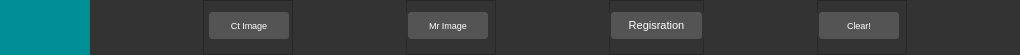
     <widget class="QFrame" name="frame_top">
      <property name="maximumSize">
       <size>
        <width>16777215</width>
        <height>55</height>
       </size>
      </property>
      <property name="frameShape">
       <enum>QFrame::NoFrame</enum>
      </property>
      <property name="frameShadow">
       <enum>QFrame::Plain</enum>
      </property>
      <layout class="QHBoxLayout" name="horizontalLayout">
       <property name="spacing">
        <number>0</number>
       </property>
       <property name="leftMargin">
        <number>0</number>
       </property>
       <property name="topMargin">
        <number>0</number>
       </property>
       <property name="rightMargin">
        <number>0</number>
       </property>
       <property name="bottomMargin">
        <number>0</number>
       </property>
       <item>
        <widget class="QFrame" name="frame_toodle">
         <property name="minimumSize">
          <size>
           <width>90</width>
           <height>55</height>
          </size>
         </property>
         <property name="maximumSize">
          <size>
           <width>90</width>
           <height>55</height>
          </size>
         </property>
         <property name="styleSheet">
          <string notr="true">background:rgb(0,143,150);</string>
         </property>
         <property name="frameShape">
          <enum>QFrame::NoFrame</enum>
         </property>
         <property name="frameShadow">
          <enum>QFrame::Plain</enum>
         </property>
         <layout class="QHBoxLayout" name="horizontalLayout_3">
          <property name="spacing">
           <number>0</number>
          </property>
          <property name="leftMargin">
           <number>0</number>
          </property>
          <property name="topMargin">
           <number>0</number>
          </property>
          <property name="rightMargin">
           <number>0</number>
          </property>
          <property name="bottomMargin">
           <number>0</number>
          </property>
          <item>
           <widget class="QPushButton" name="toodle">
            <property name="minimumSize">
             <size>
              <width>95</width>
              <height>55</height>
             </size>
            </property>
            <property name="maximumSize">
             <size>
              <width>95</width>
              <height>55</height>
             </size>
            </property>
            <property name="styleSheet">
             <string notr="true"/>
            </property>
            <property name="text">
             <string/>
            </property>
            <property name="icon">
             <iconset>
              <normaloff>icons/aybuIcon.png</normaloff>icons/aybuIcon.png</iconset>
            </property>
            <property name="iconSize">
             <size>
              <width>50</width>
              <height>50</height>
             </size>
            </property>
            <property name="flat">
             <bool>true</bool>
            </property>
           </widget>
          </item>
         </layout>
        </widget>
       </item>
       <item>
        <widget class="QFrame" name="frame_top_east">
         <property name="minimumSize">
          <size>
           <width>930</width>
           <height>55</height>
          </size>
         </property>
         <property name="maximumSize">
          <size>
           <width>930</width>
           <height>55</height>
          </size>
         </property>
         <property name="styleSheet">
          <string notr="true">background:rgb(51,51,51);</string>
         </property>
         <property name="frameShape">
          <enum>QFrame::NoFrame</enum>
         </property>
         <property name="frameShadow">
          <enum>QFrame::Plain</enum>
         </property>
         <layout class="QHBoxLayout" name="horizontalLayout_4">
          <property name="spacing">
           <number>0</number>
          </property>
          <property name="leftMargin">
           <number>0</number>
          </property>
          <property name="topMargin">
           <number>0</number>
          </property>
          <property name="rightMargin">
           <number>0</number>
          </property>
          <property name="bottomMargin">
           <number>0</number>
          </property>
          <item>
           <widget class="QFrame" name="frame_top_east1">
            <property name="minimumSize">
             <size>
              <width>90</width>
              <height>55</height>
             </size>
            </property>
            <property name="maximumSize">
             <size>
              <width>90</width>
              <height>55</height>
             </size>
            </property>
            <property name="frameShape">
             <enum>QFrame::StyledPanel</enum>
            </property>
            <property name="frameShadow">
             <enum>QFrame::Raised</enum>
            </property>
            <widget class="QPushButton" name="btn_upload_ct">
             <property name="geometry">
              <rect>
               <x>4</x>
               <y>10</y>
               <width>84</width>
               <height>31</height>
              </rect>
             </property>
             <property name="minimumSize">
              <size>
               <width>84</width>
               <height>0</height>
              </size>
             </property>
             <property name="maximumSize">
              <size>
               <width>84</width>
               <height>16777215</height>
              </size>
             </property>
             <property name="font">
              <font>
               <pointsize>7</pointsize>
              </font>
             </property>
             <property name="styleSheet">
              <string notr="true">QPushButton {
	border: 2px solid rgb(51,51,51);
	border-radius: 5px;	
	color:rgb(255,255,255);
	background-color: rgb(84,84,84);
}
QPushButton:hover {
	border: 2px solid rgb(102,178,255);
	background-color: rgb(102,178,255);
}
QPushButton:pressed {	
	border: 2px solid rgb(0,143,150);
	background-color: rgb(51,51,51);
}

QPushButton:disabled {	
	border-radius: 5px;	
	border: 2px solid rgb(112,112,112);
	background-color: rgb(112,112,112);
}</string>
             </property>
             <property name="text">
              <string>Ct Image</string>
             </property>
             <property name="icon">
              <iconset>
               <normaloff>icons/max.png</normaloff>icons/max.png</iconset>
             </property>
             <property name="iconSize">
              <size>
               <width>16</width>
               <height>16</height>
              </size>
             </property>
            </widget>
           </widget>
          </item>
          <item>
           <widget class="QFrame" name="frame_top_east2">
            <property name="minimumSize">
             <size>
              <width>90</width>
              <height>55</height>
             </size>
            </property>
            <property name="maximumSize">
             <size>
              <width>90</width>
              <height>55</height>
             </size>
            </property>
            <property name="frameShape">
             <enum>QFrame::StyledPanel</enum>
            </property>
            <property name="frameShadow">
             <enum>QFrame::Raised</enum>
            </property>
            <widget class="QPushButton" name="btn_upload_mr">
             <property name="geometry">
              <rect>
               <x>0</x>
               <y>10</y>
               <width>84</width>
               <height>31</height>
              </rect>
             </property>
             <property name="minimumSize">
              <size>
               <width>84</width>
               <height>0</height>
              </size>
             </property>
             <property name="maximumSize">
              <size>
               <width>84</width>
               <height>16777215</height>
              </size>
             </property>
             <property name="font">
              <font>
               <pointsize>7</pointsize>
              </font>
             </property>
             <property name="styleSheet">
              <string notr="true">QPushButton {
	border: 2px solid rgb(51,51,51);
	border-radius: 5px;	
	color:rgb(255,255,255);
	background-color: rgb(84,84,84);
}
QPushButton:hover {
	border: 2px solid rgb(0,143,150);
	background-color: rgb(0,143,150);
}
QPushButton:pressed {	
	border: 2px solid rgb(0,143,150);
	background-color: rgb(51,51,51);
}

QPushButton:disabled {	
	border-radius: 5px;	
	border: 2px solid rgb(112,112,112);
	background-color: rgb(112,112,112);
}</string>
             </property>
             <property name="text">
              <string>Mr Image</string>
             </property>
             <property name="icon">
              <iconset>
               <normaloff>icons/max.png</normaloff>icons/max.png</iconset>
             </property>
            </widget>
           </widget>
          </item>
          <item>
           <widget class="QFrame" name="frame_top_east3">
            <property name="minimumSize">
             <size>
              <width>95</width>
              <height>55</height>
             </size>
            </property>
            <property name="maximumSize">
             <size>
              <width>95</width>
              <height>55</height>
             </size>
            </property>
            <property name="frameShape">
             <enum>QFrame::StyledPanel</enum>
            </property>
            <property name="frameShadow">
             <enum>QFrame::Raised</enum>
            </property>
            <widget class="QPushButton" name="btn_make_regisration">
             <property name="geometry">
              <rect>
               <x>0</x>
               <y>10</y>
               <width>95</width>
               <height>31</height>
              </rect>
             </property>
             <property name="minimumSize">
              <size>
               <width>95</width>
               <height>0</height>
              </size>
             </property>
             <property name="maximumSize">
              <size>
               <width>95</width>
               <height>16777215</height>
              </size>
             </property>
             <property name="font">
              <font>
               <pointsize>8</pointsize>
              </font>
             </property>
             <property name="styleSheet">
              <string notr="true">QPushButton {
	border: 2px solid rgb(51,51,51);
	border-radius: 5px;	
	color:rgb(255,255,255);
	background-color: rgb(84,84,84);
}
QPushButton:hover {
	border: 2px solid rgb(0,153,76);
	background-color: rgb(0,153,76);
}
QPushButton:pressed {	
	border: 2px solid rgb(0,143,150);
	background-color: rgb(51,51,51);
}

QPushButton:disabled {	
	border-radius: 5px;	
	border: 2px solid rgb(112,112,112);
	background-color: rgb(112,112,112);
}</string>
             </property>
             <property name="text">
              <string>Regisration</string>
             </property>
             <property name="icon">
              <iconset>
               <normaloff>icons/settAsset 50.png</normaloff>icons/settAsset 50.png</iconset>
             </property>
            </widget>
           </widget>
          </item>
          <item>
           <widget class="QFrame" name="frame_top_east4">
            <property name="minimumSize">
             <size>
              <width>90</width>
              <height>55</height>
             </size>
            </property>
            <property name="maximumSize">
             <size>
              <width>90</width>
              <height>55</height>
             </size>
            </property>
            <property name="frameShape">
             <enum>QFrame::StyledPanel</enum>
            </property>
            <property name="frameShadow">
             <enum>QFrame::Raised</enum>
            </property>
            <widget class="QPushButton" name="btn_clear">
             <property name="geometry">
              <rect>
               <x>0</x>
               <y>10</y>
               <width>84</width>
               <height>31</height>
              </rect>
             </property>
             <property name="minimumSize">
              <size>
               <width>84</width>
               <height>0</height>
              </size>
             </property>
             <property name="maximumSize">
              <size>
               <width>84</width>
               <height>16777215</height>
              </size>
             </property>
             <property name="font">
              <font>
               <pointsize>7</pointsize>
              </font>
             </property>
             <property name="styleSheet">
              <string notr="true">QPushButton {
	border: 2px solid rgb(51,51,51);
	border-radius: 5px;	
	color:rgb(255,255,255);
	background-color: rgb(84,84,84);
}
QPushButton:hover {
	border: 2px solid rgb(204,0,0);
	background-color: rgb(204,0,0);
}
QPushButton:pressed {	
	border: 2px solid rgb(0,143,150);
	background-color: rgb(51,51,51);
}

QPushButton:disabled {	
	border-radius: 5px;	
	border: 2px solid rgb(112,112,112);
	background-color: rgb(112,112,112);
}</string>
             </property>
             <property name="text">
              <string>Clear!</string>
             </property>
             <property name="icon">
              <iconset>
               <normaloff>icons/cleanAsset 59.png</normaloff>icons/cleanAsset 59.png</iconset>
             </property>
            </widget>
           </widget>
          </item>
         </layout>
        </widget>
       </item>
      </layout>
     </widget>
